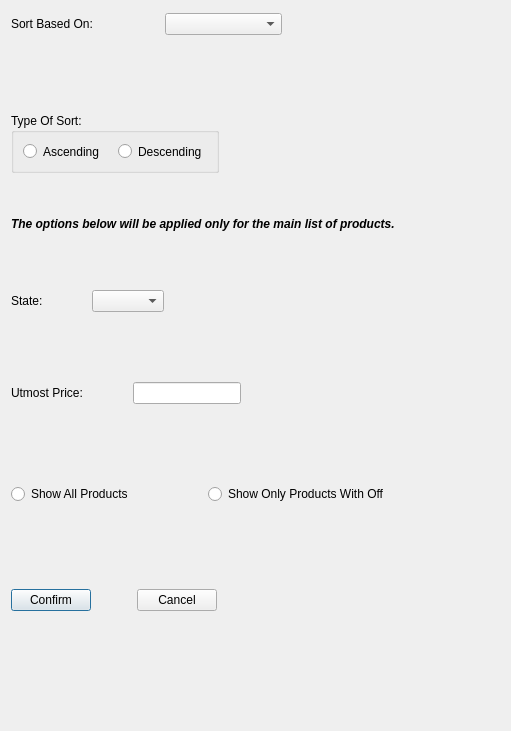
<?xml version="1.0" encoding="UTF-8"?>
<ui version="4.0">
 <class>ListSettingsProduct</class>
 <widget class="QDialog" name="ListSettingsProduct">
  <property name="geometry">
   <rect>
    <x>0</x>
    <y>0</y>
    <width>511</width>
    <height>731</height>
   </rect>
  </property>
  <property name="windowTitle">
   <string>List Settings</string>
  </property>
  <widget class="QLabel" name="label">
   <property name="geometry">
    <rect>
     <x>11</x>
     <y>216</y>
     <width>501</width>
     <height>16</height>
    </rect>
   </property>
   <property name="font">
    <font>
     <weight>75</weight>
     <italic>true</italic>
     <bold>true</bold>
    </font>
   </property>
   <property name="text">
    <string>The options below will be applied only for the main list of products.</string>
   </property>
  </widget>
  <widget class="QWidget" name="verticalLayoutWidget">
   <property name="geometry">
    <rect>
     <x>0</x>
     <y>0</y>
     <width>401</width>
     <height>181</height>
    </rect>
   </property>
   <layout class="QVBoxLayout" name="verticalLayout"/>
  </widget>
  <widget class="QWidget" name="verticalLayoutWidget_2">
   <property name="geometry">
    <rect>
     <x>0</x>
     <y>280</y>
     <width>401</width>
     <height>381</height>
    </rect>
   </property>
   <layout class="QVBoxLayout" name="verticalLayout_2"/>
  </widget>
  <widget class="QWidget" name="verticalLayoutWidget_3">
   <property name="geometry">
    <rect>
     <x>0</x>
     <y>180</y>
     <width>511</width>
     <height>80</height>
    </rect>
   </property>
   <layout class="QVBoxLayout" name="verticalLayout_3"/>
  </widget>
  <widget class="QWidget" name="layoutWidget">
   <property name="geometry">
    <rect>
     <x>11</x>
     <y>11</y>
     <width>311</width>
     <height>26</height>
    </rect>
   </property>
   <layout class="QHBoxLayout" name="horizontalLayout_2">
    <item>
     <widget class="QLabel" name="sortBasedL">
      <property name="text">
       <string>Sort Based On: </string>
      </property>
     </widget>
    </item>
    <item>
     <spacer name="horizontalSpacer">
      <property name="orientation">
       <enum>Qt::Horizontal</enum>
      </property>
      <property name="sizeType">
       <enum>QSizePolicy::Minimum</enum>
      </property>
      <property name="sizeHint" stdset="0">
       <size>
        <width>30</width>
        <height>20</height>
       </size>
      </property>
     </spacer>
    </item>
    <item>
     <widget class="QComboBox" name="sortBasedCombo"/>
    </item>
    <item>
     <spacer name="horizontalSpacer_9">
      <property name="orientation">
       <enum>Qt::Horizontal</enum>
      </property>
      <property name="sizeType">
       <enum>QSizePolicy::Minimum</enum>
      </property>
      <property name="sizeHint" stdset="0">
       <size>
        <width>40</width>
        <height>20</height>
       </size>
      </property>
     </spacer>
    </item>
   </layout>
  </widget>
  <widget class="QGroupBox" name="groupBox">
   <property name="geometry">
    <rect>
     <x>11</x>
     <y>113</y>
     <width>208</width>
     <height>60</height>
    </rect>
   </property>
   <property name="sizePolicy">
    <sizepolicy hsizetype="Minimum" vsizetype="Minimum">
     <horstretch>0</horstretch>
     <verstretch>0</verstretch>
    </sizepolicy>
   </property>
   <property name="title">
    <string>Type Of Sort: </string>
   </property>
   <layout class="QHBoxLayout" name="horizontalLayout">
    <item>
     <widget class="QRadioButton" name="ascendingRadio">
      <property name="text">
       <string>Ascending</string>
      </property>
     </widget>
    </item>
    <item>
     <widget class="QRadioButton" name="descendingRadio">
      <property name="text">
       <string>Descending</string>
      </property>
     </widget>
    </item>
   </layout>
  </widget>
  <widget class="QWidget" name="layoutWidget">
   <property name="geometry">
    <rect>
     <x>11</x>
     <y>288</y>
     <width>215</width>
     <height>26</height>
    </rect>
   </property>
   <layout class="QHBoxLayout" name="horizontalLayout_3">
    <item>
     <widget class="QLabel" name="stateL">
      <property name="text">
       <string>State: </string>
      </property>
     </widget>
    </item>
    <item>
     <spacer name="horizontalSpacer_3">
      <property name="orientation">
       <enum>Qt::Horizontal</enum>
      </property>
      <property name="sizeType">
       <enum>QSizePolicy::Minimum</enum>
      </property>
      <property name="sizeHint" stdset="0">
       <size>
        <width>40</width>
        <height>20</height>
       </size>
      </property>
     </spacer>
    </item>
    <item>
     <widget class="QComboBox" name="stateCombo"/>
    </item>
    <item>
     <spacer name="horizontalSpacer_10">
      <property name="orientation">
       <enum>Qt::Horizontal</enum>
      </property>
      <property name="sizeHint" stdset="0">
       <size>
        <width>40</width>
        <height>20</height>
       </size>
      </property>
     </spacer>
    </item>
   </layout>
  </widget>
  <widget class="QWidget" name="layoutWidget">
   <property name="geometry">
    <rect>
     <x>11</x>
     <y>380</y>
     <width>321</width>
     <height>26</height>
    </rect>
   </property>
   <layout class="QHBoxLayout" name="horizontalLayout_4">
    <item>
     <widget class="QLabel" name="priceL">
      <property name="text">
       <string>Utmost Price: </string>
      </property>
     </widget>
    </item>
    <item>
     <spacer name="horizontalSpacer_4">
      <property name="orientation">
       <enum>Qt::Horizontal</enum>
      </property>
      <property name="sizeType">
       <enum>QSizePolicy::Minimum</enum>
      </property>
      <property name="sizeHint" stdset="0">
       <size>
        <width>40</width>
        <height>20</height>
       </size>
      </property>
     </spacer>
    </item>
    <item>
     <widget class="QLineEdit" name="priceE"/>
    </item>
    <item>
     <spacer name="horizontalSpacer_8">
      <property name="orientation">
       <enum>Qt::Horizontal</enum>
      </property>
      <property name="sizeHint" stdset="0">
       <size>
        <width>40</width>
        <height>20</height>
       </size>
      </property>
     </spacer>
    </item>
   </layout>
  </widget>
  <widget class="QWidget" name="layoutWidget">
   <property name="geometry">
    <rect>
     <x>11</x>
     <y>482</y>
     <width>379</width>
     <height>24</height>
    </rect>
   </property>
   <layout class="QHBoxLayout" name="horizontalLayout_6">
    <item>
     <widget class="QRadioButton" name="allRadio">
      <property name="text">
       <string>Show All Products</string>
      </property>
     </widget>
    </item>
    <item>
     <spacer name="horizontalSpacer_2">
      <property name="orientation">
       <enum>Qt::Horizontal</enum>
      </property>
      <property name="sizeHint" stdset="0">
       <size>
        <width>40</width>
        <height>20</height>
       </size>
      </property>
     </spacer>
    </item>
    <item>
     <widget class="QRadioButton" name="withOffRadio">
      <property name="text">
       <string>Show Only Products With Off</string>
      </property>
     </widget>
    </item>
   </layout>
  </widget>
  <widget class="QWidget" name="layoutWidget">
   <property name="geometry">
    <rect>
     <x>11</x>
     <y>585</y>
     <width>289</width>
     <height>30</height>
    </rect>
   </property>
   <layout class="QHBoxLayout" name="horizontalLayout_5">
    <item>
     <widget class="QPushButton" name="confirmB">
      <property name="text">
       <string>Confirm</string>
      </property>
     </widget>
    </item>
    <item>
     <spacer name="horizontalSpacer_7">
      <property name="orientation">
       <enum>Qt::Horizontal</enum>
      </property>
      <property name="sizeType">
       <enum>QSizePolicy::Minimum</enum>
      </property>
      <property name="sizeHint" stdset="0">
       <size>
        <width>40</width>
        <height>20</height>
       </size>
      </property>
     </spacer>
    </item>
    <item>
     <widget class="QPushButton" name="cancelB">
      <property name="text">
       <string>Cancel</string>
      </property>
     </widget>
    </item>
    <item>
     <spacer name="horizontalSpacer_11">
      <property name="orientation">
       <enum>Qt::Horizontal</enum>
      </property>
      <property name="sizeHint" stdset="0">
       <size>
        <width>40</width>
        <height>20</height>
       </size>
      </property>
     </spacer>
    </item>
   </layout>
  </widget>
 </widget>
 <resources/>
 <connections/>
</ui>
